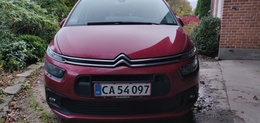
%> input picture scripts/numplate_red1.jpg, 260 x 123 px, shrunk from 4608 x 2176 before the run; the run also reads 1 picture not shown here
$ octave TestEtBilledePLOT.m   (GNU Octave 9; MATLAB toolbox functions it lacks are replaced by stand-ins)
%> lines starting %> are read from the running program, lines starting %| are printed output that depends on the picture; in (x1, y1, x2, y2) boxes, pixels count from 0 and x2, y2 are one past the last pixel; in counts of white or black regions, pixels touching at a corner belong together; the program's own positions count from 1
%> further down, Im is the input picture: size 123x260x3 uint8; mean R, G, B 92, 83.7, 88.5
### scripts/FindNummerpladePLOT.m
% automatisering af placering af nummerplade
function nummerplade = FindNummerplade(Im,Threshold,TempScale)
%> called with Threshold = 0, TempScale = 0
%Im: billede
%Threshold: fast threshold eller 0 for automatisk
%TempScale: fast scale eller 0 for default (2.2)

%% Preprocessing
%Im = imread('numplate_red1.jpg'); %indl鎠er billede
% numplate, 2, _red1, _red2, _tyr1, _tyr2, _white1, _white2, _grey1,
% _grey2, _black1, _black2, _black3

% DEM DER VIRKER
% _red1, 1, 2, _grey3
Im = rgb2gray(Im); %laver billede til grayscale
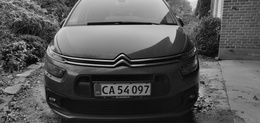
%> Im: size 123x260 uint8; min 1, max 238, mean 86.7
Im = im2double(Im); %laver billede til double
%> Im: size 123x260 double

%I = imresize(I,[500*2 800*2]); %template1

if (Threshold == 0)
    I_mean = mean(Im,'all'); %  1=0.3059  |  2=0.4350
%> I_mean = 0.34
    I_med = median(Im,'all'); % 1=0.2431  |  2=0.4157
%> I_med = 0.327
    I_max = max(Im,[],'all'); % 1=0.8706  |  2=0.8863
%> I_max = 0.933
    th = I_max/3; %automatiseret threshold
%> th = 0.311
else
    th = Threshold;
end

%th = 2-(I_mean+I_med+I_max)
%th = I_max-I_mean;
%th = 0.68;
Im = Im > th;
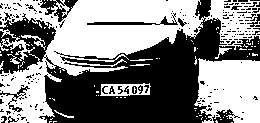
%> Im: size 123x260 logical; 52.3% white; 216 black regions (198 under 20 px), largest, box (x1, y1, x2, y2) and area: (0, 0, 260, 123) 13232, (40, 0, 78, 22) 346, (87, 13, 178, 25) 264
% [6 lines of commented-out code are left out]
I2 = Im;
%% Laver templates

% [7 lines of commented-out code are left out]

temp = imread("temp2.jpg");
temp = rgb2gray(temp); %laver billede til grayscale
%temp = imresize(temp,1.8); %template2
%temp = imresize(temp,2); %template1
if TempScale == 0
    temp = imresize(temp,2.2); %automatiseret template st鴕relse
else
    temp = imresize(temp,TempScale); %automatiseret template st鴕relse
end

temp = im2double(temp); %laver billede til double
border = 7;
temp(1:end,1:border)=0; %temp2
temp(1:8,1:border)=1; %temp2
temp(end-4:end,1:border)=1; %temp2
temp = temp > 0.5;
% [5 lines of commented-out code are left out]

%% Tester
% figure
% imshow(out)

%%

temp = temp;
im = Im;
out=normxcorr2(temp,im);
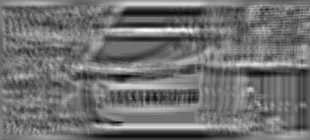
%> out: size 140x310 double; min -0.282, max 0.353, mean -0.000415; drawn with min black and max white
th = max(out,[],'all')-0.001;
%> th = 0.352

% figure
% imshow(out);
% title('Analyse af korrelation');

bw2 = out>th;
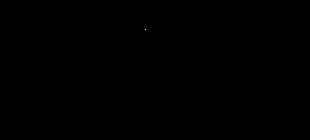
%> bw2: size 140x310 logical; 0% white in thin lines or dots, all inside (x1, y1, x2, y2) = (145, 29, 146, 30)

[m,n] = size(temp);
%> m = 18; n = 51
out = out(m+1:end,n+1:end);
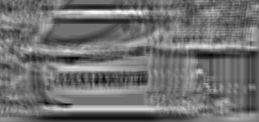
%> out: size 122x259 double; min -0.282, max 0.353, mean -0.00095; drawn with min black and max white
bw = out>th;
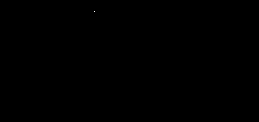
%> bw: size 122x259 logical; 0% white in thin lines or dots, all inside (x1, y1, x2, y2) = (94, 11, 95, 12)
r=regionprops(bwlabel(bw), 'BoundingBox');
%> r = 1 region; box (x1, y1, x2, y2): (94, 11, 95, 12)
im(1:m , 1:n)=temp;
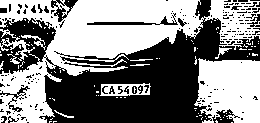
%> im: size 123x260 logical; 52.5% white; 202 black regions (180 under 20 px)

r2 =regionprops(bwlabel(bw2), 'BoundingBox');
%> r2 = 1 region; box (x1, y1, x2, y2): (145, 29, 146, 30)

% [17 lines of commented-out code are left out]

%% Cutting out the numplate
segments = bwlabel(bw);
point = segments==1;

% figure
% imshow(bw);
% title('Det sted med h鴍est korrelation');

Tmax = max(point,[],'all');
%> Tmax = true
[row,col] = find(point == Tmax);
%> row = 12; col = 95
col=floor(mean(col));
row=floor(mean(row));
realpoint = [col row];
%> realpoint = [95 12]


segments2 = bwlabel(bw2);
point2 = segments2==1;

Tmax2 = max(point2,[],'all');
%> Tmax2 = true
[row2,col2] = find(point2 == Tmax2);
%> row2 = 30; col2 = 146
col2=floor(mean(col2));
row2=floor(mean(row2));
realpoint2 = [col2 row2];
%> realpoint2 = [146 30]


I_num = imcrop(I2, [col row col2-col row2-row]);
% [4 lines of commented-out code are left out]

I2 = I_num;
%% Noise Reduction

% der laves et structuring element
SE = strel('square',5);

Ic = imclose(I2,SE); %closing, erosion derefter dilation
% figure
% imshow(Ic);
% title('Efter imclose')

Ico = imopen(Ic,SE); %opening, dilation derefter erosion
% figure
% imshow(Ico);
% title('Efter imclose og imopen')

%% Negativ, laver m鴕k baggrund og lys foregrund
Im = Ico < 0.5; %numplate 2
% figure
% imshow(I);
% title('Negativ')

%% Segmentering

L4 = bwlabel(Im,4); %component connectivity med 4
L4rgb = label2rgb(L4); %billedet laves rgb for at se labels

% figure
% imshow(L4rgb);
% title('4-connectivity')

%% Besk鎟er og printer segmenter ud
%close all;
j = max(L4,[],'all'); %der findes max antal labels i hele matrix
%> j = 0
%j = 1; %bruges til at teste f鴕ste segment

nummerplade = zeros(7,1);

segnr = 1;
for i = 1:j
    I_segment = L4 == i; %der udtages kun element 'i'
%     figure
%     imshow(I_segment);
%     title(['Segment nummer ',num2str(i)])
    k = sum(I_segment,'all');
    if k < 2000
        continue;
    end
    [m,n] = size(I_segment); %giver matrix st鴕relse
    for i_top = 1:m %tager fra f鴕st r鎘ke til sidste r鎘ke
        S = sum(I_segment(i_top,:)); %finder sum
        if S > 0 %er summen over 1, har vi fundet karakteret
            top = i_top; %afl鎠er hvor f鴕ste r鎘ke med sum er
            break;
        end
    end
    for i_left = 1:n %tager fra f鴕ste kolonne til sidste
        S = sum(I_segment(:,i_left)); %finder sum
        if S > 0 %er summen over 1, har vi fundet karakteret
            left = i_left; %afl鎠er hvor f鴕ste kolonne med sum er
            break;
        end
    end
    for i_bot = m:-1:1 %tager fra sidste r鎘ke til f鴕ste
        S = sum(I_segment(i_bot,:));
        if S > 0
            bot = i_bot;
            break;
        end
    end
    for i_right = n:-1:1 %tager fra sidste kolonne til f鴕ste
        S = sum(I_segment(:,i_right));
        if S > 0
            right = i_right;
            break;
        end
    end
  ch = imcrop(I_segment,[left top right-left bot-top]); %besk鎟er
  k = numel(ch);
  if k > 20000
    continue;
  end
  [m,n] = size(ch);
  if m < n
      continue;
  end
  nummerplade(segnr,1) = FindTegnPLOT(ch);

%   figure('color',[1 1 1])
%   imshow(ch);
%   title(['Tolkes som ',nummerplade(segnr,1)])

  segnr = segnr + 1;
end
%> this loop made 0 passes
%> after the loop, nummerplade = [0; 0; 0; 0; 0; 0; 0]; segnr = 1

end

### scripts/TestEtBilledePLOT.m
clear all; close all; clc;
Im = imread('numplate_red1.jpg');
output = FindNummerpladePLOT(Im,0,0);
%> output = [0; 0; 0; 0; 0; 0; 0]
figure('color',[1 1 1])
imshow(Im);
title(['Resultat: ',output(1,1),output(2,1),' ',output(3,1),output(4,1),' ',output(5,1),output(6,1),output(7,1)]);
